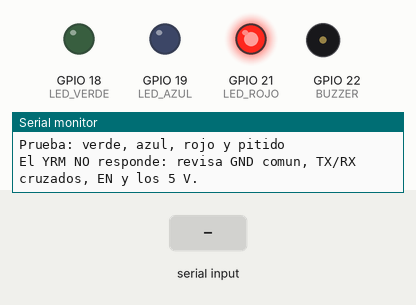
Bench run of a sketch on a simulated ESP32. Shown: output pins drawn as LEDs (lit = HIGH), buzzer (waves = sounding, pin HIGH), the last lines printed to the serial monitor. The inputs (shaded band) are chosen by the test bench.

Above: at 3.8 s.
3.9 s: "l" received over Serial
At 4.45 s:
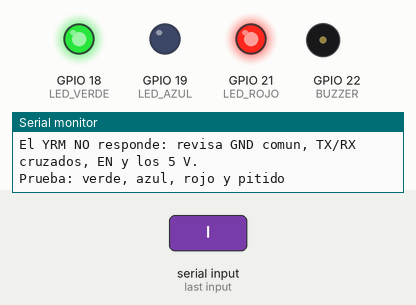
At 6.3 s:
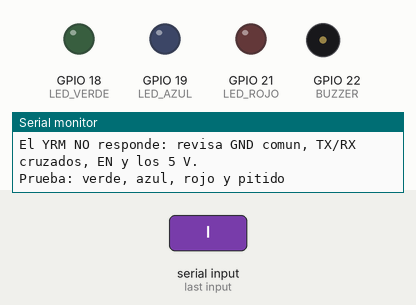
6.5 s: "+" received over Serial
Timing chart, 0 to 9.5 s (numbered marks = the images above; inputs shaded):
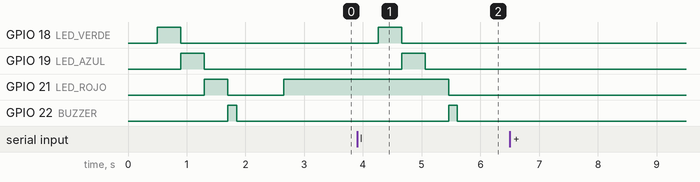

The sketch:

prueba_conexion.ino
```cpp
// Prueba de conexión del lector de acceso: LILYGO T-SIM7070G + YRM1004.
//
// Confirma, en este orden: LEDs y buzzer, que el YRM responde por el UART
// (versión de hardware), que acepta el cambio de potencia y que lee tags.
// No usa red. Comandos por el monitor serie (115200):
//   +  subir la potencia 1 dBm      -  bajarla 1 dBm
//   l  repetir la prueba de LEDs y buzzer
//
// Placa: "ESP32 Wrover Module". El servo se agrega después; por ahora solo LEDs.

#define RFID_RX    32   // llega del TXD del YRM
#define RFID_TX    33   // va al RXD del YRM
#define LED_VERDE  18
#define LED_AZUL   19
#define LED_ROJO   21
#define BUZZER     22

HardwareSerial yrm(2);
int potenciaDbm = 15;

// ------------------------------------------------------------
// Protocolo del YRM (chip M100):
// BB | tipo | cmd | largo (2) | datos | checksum | 7E
// checksum = byte bajo de la suma de tipo, cmd, largo y datos.
// ------------------------------------------------------------
void enviar(uint8_t cmd, const uint8_t* datos, uint16_t n) {
  uint8_t cs = cmd + (n >> 8) + (n & 0xFF);
  yrm.write(0xBB); yrm.write(0x00); yrm.write(cmd);
  yrm.write(n >> 8); yrm.write(n & 0xFF);
  for (uint16_t i = 0; i < n; i++) { yrm.write(datos[i]); cs += datos[i]; }
  yrm.write(cs); yrm.write(0x7E);
}

bool leerByte(uint8_t& b, uint32_t limite) {
  while (!yrm.available()) {
    if (millis() > limite) return false;
  }
  b = yrm.read();
  return true;
}

// Devuelve el largo de los datos; -1 si no llegó nada, -2 si la trama vino mal.
int leerTrama(uint8_t& tipo, uint8_t& cmd, uint8_t* datos, int max, uint32_t esperaMs) {
  uint32_t limite = millis() + esperaMs;
  uint8_t b;
  do {
    if (!leerByte(b, limite)) return -1;
  } while (b != 0xBB);

  uint8_t largoH, largoL;
  if (!leerByte(tipo, limite) || !leerByte(cmd, limite) ||
      !leerByte(largoH, limite) || !leerByte(largoL, limite)) return -1;
  int n = (largoH << 8) | largoL;
  if (n > max) return -2;

  uint8_t cs = tipo + cmd + largoH + largoL;
  for (int i = 0; i < n; i++) {
    if (!leerByte(datos[i], limite)) return -1;
    cs += datos[i];
  }
  uint8_t csRecibido, fin;
  if (!leerByte(csRecibido, limite) || !leerByte(fin, limite)) return -1;
  if (fin != 0x7E || cs != csRecibido) return -2;
  return n;
}

void vaciarEntrada() {
  while (yrm.available()) yrm.read();
}

// ------------------------------------------------------------
// Comandos del YRM
// ------------------------------------------------------------
bool pedirVersion() {
  const uint8_t p[] = {0x00};
  vaciarEntrada();
  enviar(0x03, p, 1);
  uint8_t tipo, cmd, datos[64];
  int n = leerTrama(tipo, cmd, datos, sizeof(datos), 500);
  if (n <= 1 || cmd != 0x03) return false;
  Serial.print("YRM responde, version: ");
  for (int i = 1; i < n; i++) Serial.write(datos[i]);
  Serial.println();
  return true;
}

bool fijarPotencia(int dbm) {
  uint16_t valor = dbm * 100;
  const uint8_t p[] = {(uint8_t)(valor >> 8), (uint8_t)(valor & 0xFF)};
  vaciarEntrada();
  enviar(0xB6, p, 2);
  uint8_t tipo, cmd, datos[8];
  int n = leerTrama(tipo, cmd, datos, sizeof(datos), 500);
  bool ok = n == 1 && cmd == 0xB6 && datos[0] == 0x00;
  Serial.printf("Potencia %d dBm: %s\n", dbm, ok ? "OK" : "sin confirmar");
  return ok;
}

// Un inventario: imprime cada tag y devuelve cuántos hubo.
int inventario() {
  vaciarEntrada();
  enviar(0x22, nullptr, 0);
  int tags = 0;
  uint8_t tipo, cmd, datos[64];
  while (true) {
    int n = leerTrama(tipo, cmd, datos, sizeof(datos), 150);
    if (n == -1) break;                       // ya no llegó nada más
    if (n == -2) { Serial.println("Trama con error (revisa GND o alimentacion)"); continue; }
    if (tipo == 0x01 && cmd == 0xFF) break;   // "ningún tag"
    if (tipo != 0x02 || cmd != 0x22 || n < 5) continue;

    int8_t rssi = (int8_t)datos[0];
    uint16_t pc = (datos[1] << 8) | datos[2];
    int largoEpc = ((pc >> 11) & 0x1F) * 2;   // el PC dice cuántas palabras trae el EPC
    if (3 + largoEpc + 2 > n) continue;

    Serial.print("TAG  EPC=");
    for (int i = 0; i < largoEpc; i++) Serial.printf("%02X", datos[3 + i]);
    Serial.printf("  RSSI=%d dBm\n", rssi);
    tags++;
  }
  return tags;
}

// ------------------------------------------------------------
// Actuadores
// ------------------------------------------------------------
void pitido(int ms) {
  digitalWrite(BUZZER, HIGH); delay(ms); digitalWrite(BUZZER, LOW);
}

void probarLeds() {
  Serial.println("Prueba: verde, azul, rojo y pitido");
  int leds[] = {LED_VERDE, LED_AZUL, LED_ROJO};
  for (int led : leds) { digitalWrite(led, HIGH); delay(400); digitalWrite(led, LOW); }
  pitido(150);
}

// ------------------------------------------------------------
void setup() {
  Serial.begin(115200);
  delay(500);
  Serial.println("\n=== Prueba de conexion: T-SIM7070G + YRM1004 ===");

  pinMode(LED_VERDE, OUTPUT); pinMode(LED_AZUL, OUTPUT);
  pinMode(LED_ROJO, OUTPUT);  pinMode(BUZZER, OUTPUT);
  probarLeds();

  yrm.begin(115200, SERIAL_8N1, RFID_RX, RFID_TX);
  delay(300);
  if (!pedirVersion()) {
    Serial.println("El YRM NO responde: revisa GND comun, TX/RX cruzados, EN y los 5 V.");
    digitalWrite(LED_ROJO, HIGH);
    return;
  }
  fijarPotencia(potenciaDbm);
  Serial.println("Acerca un tag. Comandos: + / - (potencia), l (LEDs)");
}

void loop() {
  if (Serial.available()) {
    char c = Serial.read();
    if (c == 'l') probarLeds();
    if (c == '+' && potenciaDbm < 26) fijarPotencia(++potenciaDbm);
    if (c == '-' && potenciaDbm > 5)  fijarPotencia(--potenciaDbm);
  }

  if (inventario() > 0) {
    digitalWrite(LED_VERDE, HIGH);
    pitido(40);
    delay(150);
    digitalWrite(LED_VERDE, LOW);
  }
  delay(250);
}
```

Measured:
- after the input at 3.9 s, GPIO 18 (LED_VERDE): LOW → HIGH after 0.36 s, → LOW 0.40 s later; GPIO 19 (LED_AZUL): LOW → HIGH after 0.76 s, → LOW 0.40 s later; GPIO 21 (LED_ROJO): HIGH → LOW after 1.6 s; GPIO 22 (BUZZER): LOW → HIGH after 1.6 s, → LOW 0.15 s later
